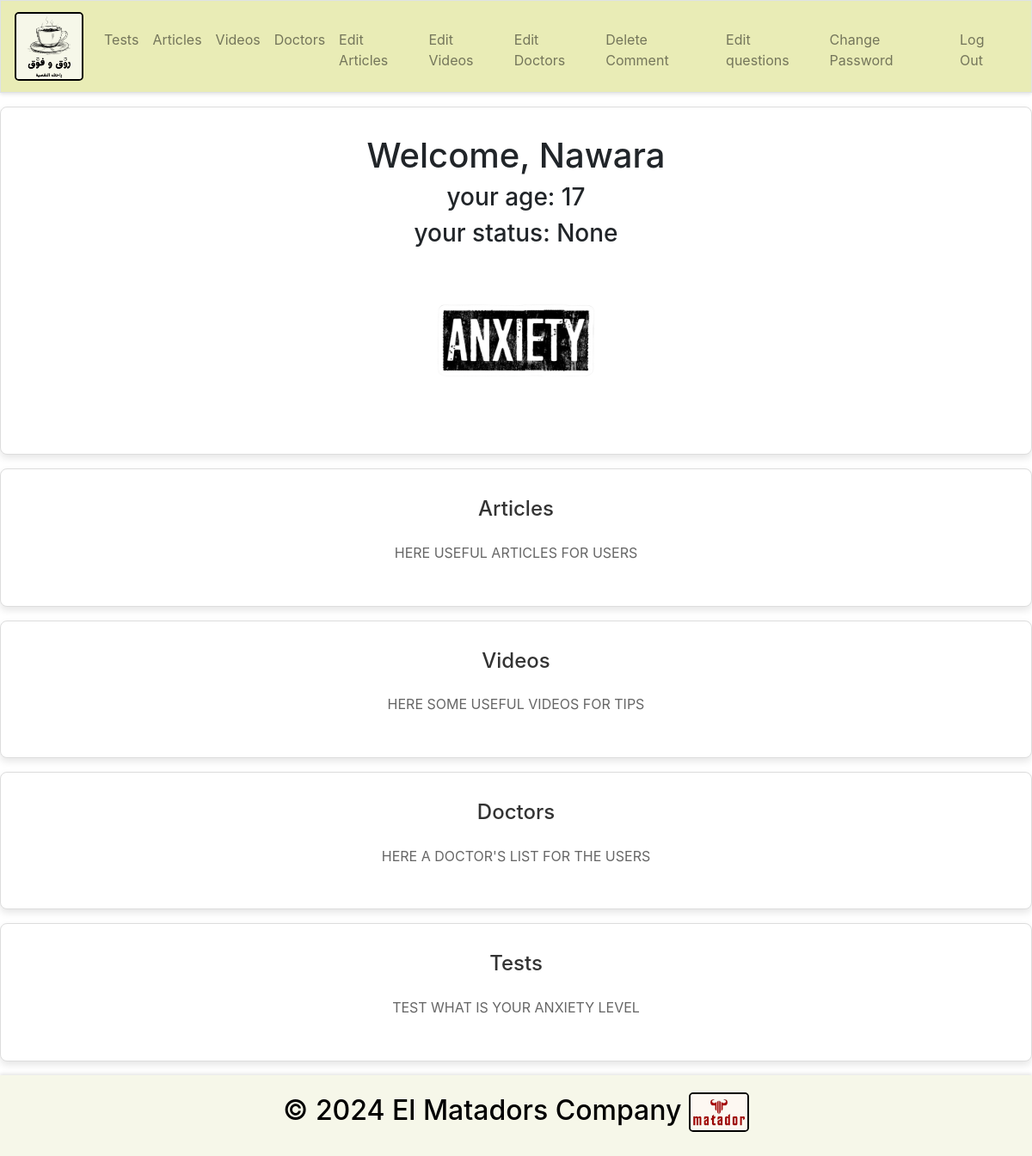
Before: / (signed in) with the older database file.
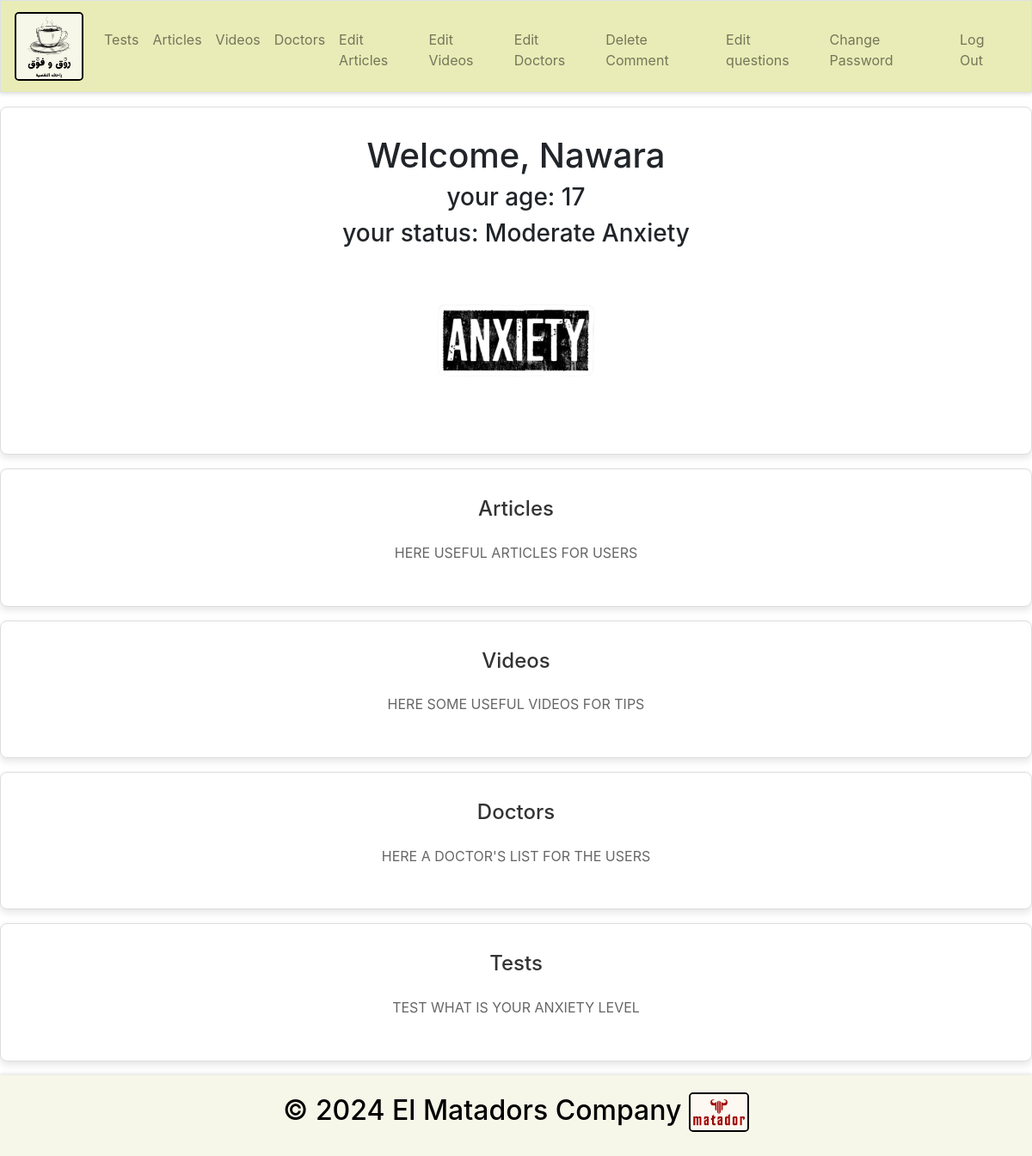
After: the same page with the newer database file.
### tables this page shows
CREATE TABLE users (id INTEGER, username TEXT NOT NULL, hash TEXT NOT NULL, status TEXT, age INTEGER NOT NULL, PRIMARY KEY(id));

### app.py (the view)
@app.route("/")
@login_required
def index():
    user_id = session["user_id"]
    user = db.execute("SELECT * FROM users WHERE id = ?", user_id)
    return render_template("index.html", user=user)

### app.py (called while the page is built)
@app.after_request
def after_request(response):
    response.headers["Cache-Control"] = "no-cache, no-store, must-revalidate"
    response.headers["Expires"] = 0
    response.headers["Pragma"] = "no-cache"
    return response

### helpers.py (called while the page is built)
def login_required(f):
    @wraps(f)
    def decorated_function(*args, **kwargs):
        if session.get("user_id") is None:
            return redirect("/login")
        return f(*args, **kwargs)
    return decorated_function

### templates/index.html (shortened to what this page needs)
{% extends "layout.html" %}
{% block main %}
<section>
    <h1>Welcome, {{ user[0]["username"] }}</h1>
    <h3>your age: {{ user[0]["age"] }}</h3>
    <h3>your status: {{ user[0]["status"] }}</h3>
    <img src="/static/anxiety.png" width="200" alt="anxiety">
</section>
<a href="/articles">
<section id="section1">
    <h2>Articles</h2>
    <p>HERE USEFUL ARTICLES FOR USERS</p>
</section>
</a>
<a href="/videos">
<section id="section2">
    <h2>Videos</h2>
    <p>HERE SOME USEFUL VIDEOS FOR TIPS</p>
</section>
</a>
<a href="/doctors">
<section id="section3">
    <h2>Doctors</h2>
    <P>HERE A DOCTOR'S LIST FOR THE USERS</P>
</section>
</a>
<a href="/tests">
    <section id="section4">
        <h2>Tests</h2>
        <p>TEST WHAT IS YOUR ANXIETY LEVEL</p>
    </section>
</a>
{% endblock %}

Changed rows visible on the page:
changed users "Nawara": status (not shown) → "Moderate Anxiety"
Other visible differences:
{{ user[0]["status"] }}: "None" → (not shown)
